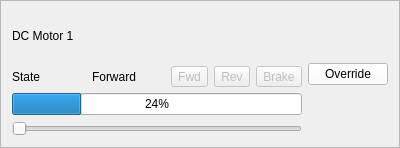
<?xml version="1.0" encoding="UTF-8"?>
<ui version="4.0">
 <class>OutputDCMotorFrame</class>
 <widget class="QFrame" name="OutputDCMotorFrame">
  <property name="geometry">
   <rect>
    <x>0</x>
    <y>0</y>
    <width>400</width>
    <height>148</height>
   </rect>
  </property>
  <property name="sizePolicy">
   <sizepolicy hsizetype="Preferred" vsizetype="Fixed">
    <horstretch>0</horstretch>
    <verstretch>0</verstretch>
   </sizepolicy>
  </property>
  <property name="windowTitle">
   <string>Frame</string>
  </property>
  <property name="frameShape">
   <enum>QFrame::StyledPanel</enum>
  </property>
  <property name="frameShadow">
   <enum>QFrame::Raised</enum>
  </property>
  <layout class="QVBoxLayout" name="verticalLayout">
   <item>
    <layout class="QGridLayout" name="gridLayout">
     <item row="1" column="1">
      <widget class="QLabel" name="labelState">
       <property name="text">
        <string>Forward</string>
       </property>
      </widget>
     </item>
     <item row="1" column="0">
      <widget class="QLabel" name="label">
       <property name="text">
        <string>State</string>
       </property>
      </widget>
     </item>
     <item row="1" column="3">
      <widget class="QToolButton" name="buttonRev">
       <property name="enabled">
        <bool>false</bool>
       </property>
       <property name="text">
        <string>Rev</string>
       </property>
      </widget>
     </item>
     <item row="1" column="2">
      <widget class="QToolButton" name="buttonFwd">
       <property name="enabled">
        <bool>false</bool>
       </property>
       <property name="text">
        <string>Fwd</string>
       </property>
      </widget>
     </item>
     <item row="1" column="4">
      <widget class="QToolButton" name="buttonBrake">
       <property name="enabled">
        <bool>false</bool>
       </property>
       <property name="text">
        <string>Brake</string>
       </property>
      </widget>
     </item>
     <item row="2" column="0" colspan="5">
      <widget class="QProgressBar" name="progressBar">
       <property name="value">
        <number>24</number>
       </property>
      </widget>
     </item>
     <item row="3" column="0" colspan="5">
      <widget class="QSlider" name="slider">
       <property name="maximum">
        <number>100</number>
       </property>
       <property name="orientation">
        <enum>Qt::Horizontal</enum>
       </property>
      </widget>
     </item>
     <item row="0" column="0" colspan="5">
      <widget class="QLabel" name="labelName">
       <property name="text">
        <string>DC Motor 1</string>
       </property>
      </widget>
     </item>
     <item row="0" column="5" rowspan="4">
      <widget class="QPushButton" name="buttonOverride">
       <property name="styleSheet">
        <string notr="true">background-color: rgb(255, 255, 255);</string>
       </property>
       <property name="text">
        <string>Override</string>
       </property>
      </widget>
     </item>
    </layout>
   </item>
  </layout>
 </widget>
 <resources/>
 <connections/>
</ui>
